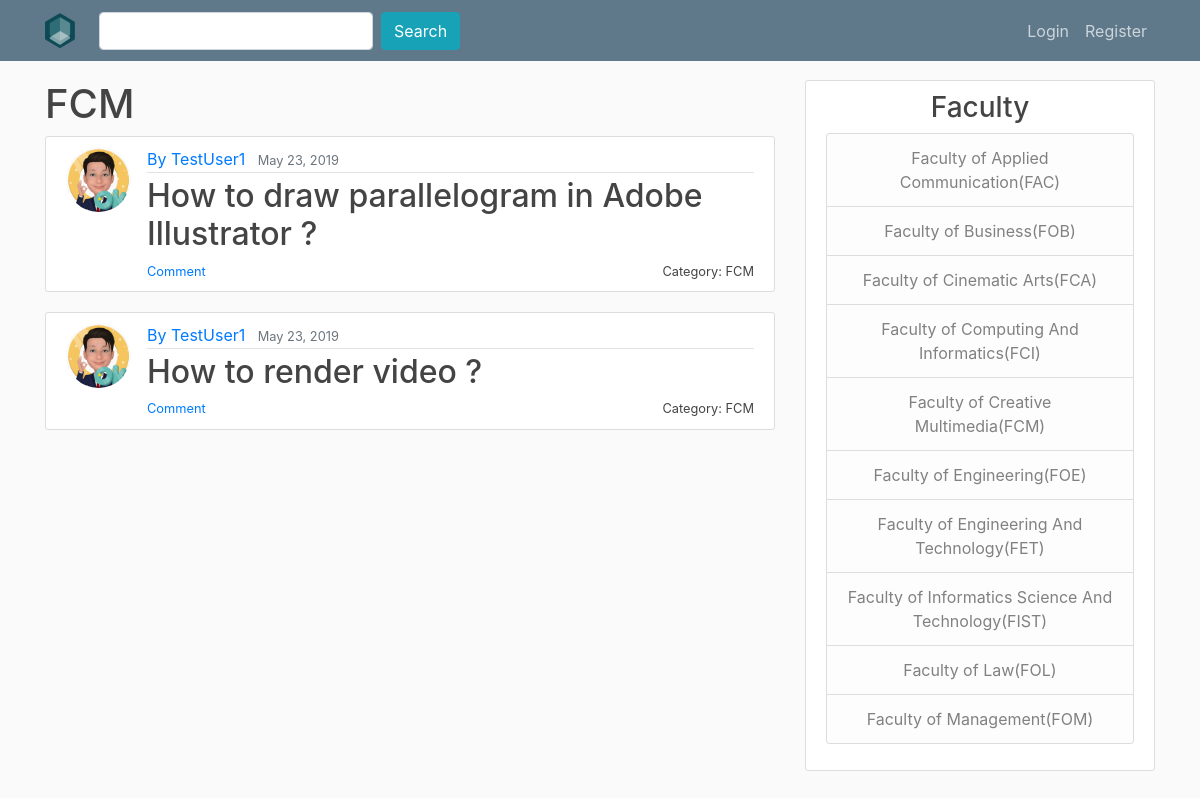
/category/fcm/, run on the app's committed database.
### QnA/models.py (models this page shows, shortened)
class category (models.Model):
    category = models.CharField(max_length=100)
    slug = models.SlugField(max_length=100,unique=True)
    def get_absolute_url(self): #this is needed so because the slug for each category is different, hence this is needed to specify the args for the url
        return reverse('category',args=[self.slug])
    def __str__(self):
        return self.category

class question (models.Model):
    title = models.CharField(max_length=100) #use charfield to limit user input
    liked_by = models.ManyToManyField(User,related_name='liked_by_question',blank = True)
    like = models.IntegerField(default=0)
    content = models.TextField() #use TextField if there is no limit for the content
    image = models.ImageField(upload_to="image",blank=True)
    date_published = models.DateTimeField(default=timezone.now) #auto-select the current time
    category = models.ForeignKey(category,on_delete=models.CASCADE)
    author = models.ForeignKey(User, on_delete=models.CASCADE) #if the user is deleted the question will be deleted

### users/models.py (models this page shows, shortened)
class Profile(models.Model):
    user = models.OneToOneField(User, on_delete=models.CASCADE) #make sure no duplicate username
    image = models.ImageField(default="default.png", upload_to="profile_pics") #specify this is image

### QnA/views.py (the view)
# urls.py: path("category/<slug:slug>/",QuestionCategory.as_view(),name="category"),
class QuestionCategory(ListView):
    model = question #choosing the database
    template_name='QnA/category.html' #specifying the template
    ordering = ['-date_published'] #to arrange the post from the latest date published
    paginate_by = 5 #to limit 5 question per page
    def get_queryset(self): #determines the list of objects that you want to display
        self.Category = get_object_or_404(category,slug=self.kwargs['slug']) #it will try to get the category from database which has the same slug as the requesting slug
        return question.objects.filter(category=self.Category) #it will filter the question which is having the same slug as the requesting slug
    def get_context_data(self,**kwargs):#to retrieve the data in list form (question_list)
        context = super(QuestionCategory,self).get_context_data(**kwargs) #to get data from the parent class QuestionCategory I used **kwargs is needed so that it will pass in variable that is not yet defined
        context['category']= self.Category #it will return the question in a list form
        return context

### QnA/templates/QnA/category.html (shortened to what this page needs)
{% extends "QnA/base.html" %}
{% load crispy_forms_tags %}
{% block content %}
    <h1>{{ category.category }}</h1>
	{% for question in question_list %}
		<article class="media content-section">
		  <img class="rounded-circle article-img" src="{{ question.author.profile.image.url }}">
		  <div class="media-body">
		    <div class="article-metadata">
		      <a class="mr-2" href="{% url 'user-profile' question.author.username %}" >By {{ question.author }}</a>
		      <small class="text-muted">{{ question.date_published|date:"F d, Y" }}</small>
		    </div>
				<h2><a class="article-title" style="display : inline" href="{% url 'question-detail' question.pk %}" >{{ question.title }}</a></h2>
				<a href="{{ question.category.get_absolute_url}}"><small class="article-title" style="float: right" >Category: {{ question.category }}</small></a>
                <small class="article-title" style="float: left" ><a href="{% url 'question-detail' question.pk %}">Comment</a></small>
		  </div>
		</article>
	{% empty %}
	<h1>There are currently no question in {{ category.category }}</h1>
	{% endfor %}
{% endblock %}

### QnA/static/QnA/base.css (style rules this page uses)
body { background: #fafafa; color: #333333; margin-top: 5rem; }
h1, h2, h3, h4, h5, h6 { color: #444444; }
.content-section { background: #ffffff; padding: 10px 20px; border: 1px solid #dddddd; border-radius: 3px; margin-bottom: 20px; }
.article-title { color: #444444; }
.article-img { height: 65px; width: 65px; margin-right: 16px; }
.article-metadata { padding-bottom: 1px; margin-bottom: 4px; border-bottom: 1px solid #e3e3e3 }

### data on the page
category: category "FCM"
question: author.profile.image (picture), author "TestUser1", date_published "May 23, 2019", title "How to draw parallelogram in Adobe Illustrator ?", category "FCM"
question: author.profile.image (picture), author "TestUser1", date_published "May 23, 2019", title "How to render video ?", category "FCM"
